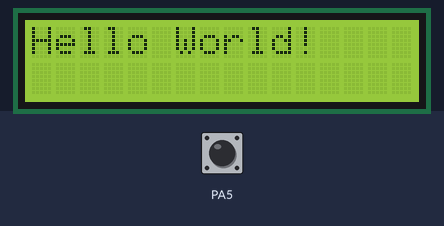
This program was run on a simulated ATmega16, built with avr-gcc and emulated at 8 MHz. Parts: 16×2 character LCD. Wiring (inferred from the names in the program): character LCD (HD44780): RS PD2; E PD3; data PD4, PD5, PD6, PD7. The test bench sets the inputs (shaded band); at power-on: PA5 HIGH.

Above: at 1.2 s.
1.3 s: PA5 pulsed LOW 5 times (0.12 s each, 0.3 s apart)
4.3 s: PA5 pulled LOW for 0.15 s
At 5.3 s:
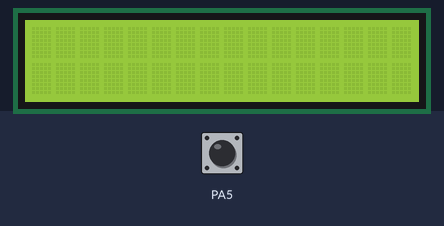
5.9 s: PA5 pulled LOW for 1 s
At 6.7 s:
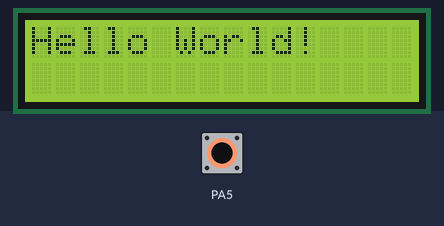
Timing chart, 0 to 8.9 s (numbered marks = the images above; inputs shaded):
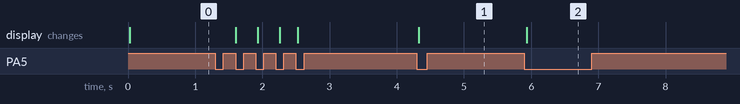

Measured:
- after the input at 4.3 s, the display: changes at once (image 1)
- after the input at 5.9 s, the display: changes at once (image 2)

The program:

main.c
```c
/*******************************************************************************
Target:  Lcd
Device:  ATmega16;
Board:   EasyAVR6;
Clock:   ext.clock 8 MHz

Ïðîãðàììà âûâîäèò íà äèñïëåé LCD16x2 ïðèâåòñòâåííîå ñîîáùåíèå "Hello World!"
Ïî íàæàòèþ êíîïêè Cancel (PA5) ýêðàí äèñïëåÿ âêëþ÷àåòñÿ è âûêëþ÷àåòñÿ
*******************************************************************************/

// Includes --------------------------------------------------------------------
#include "main.h"

// Functions -------------------------------------------------------------------
int main(void)
{
    // Èíèöèàëèçàöèÿ ïîðòîâ
    // PA5 - âõîä ñ PullUp (ê íèìó ïîäêëþ÷åíà êíîïêà)
    PORTA |= (1 << PA5);

    // Èíèöèàëèçàöèÿ è âêëþ÷åíèå òàéìåðà Ò2
    // Ðåæèì: Normal; Ïðåääåëèòåëü: 1024; TOP = 0xFF
    // Ðàçðåøåíèå ïðåðûâàíèÿ ïî ïåðåïîëíåíèþ
    // ÎÑ2(PD7) íå ïîäêëþ÷åí
    // Âðåìÿ ïåðåïîëíåíèÿ:
    // t = 1024 * 256 / 8e6 = 32.768 ìñ; f = 8e6 / 1024 / 256 = 31 Ãö
    TIMSK |= (1 << TOIE2);
    TCCR2 = (1 << CS22) | (1 << CS21) | (1 << CS20);

    // Èíèöèàëèçàöèÿ äèñïëåÿ è âûâîä ñòðîêè "Hello World!"
    LcdInit();
    LcdDispStr((uint8_t*)"Hello World!");

    // Ðàçðåøåíèå ãëîáàëüíûõ ïðåðûâàíèé
    sei();

    // Îñíîâíîé öèêë
    while (1)
    {
    }
}
// End File --------------------------------------------------------------------
```

interrupt.c
```c
// Includes --------------------------------------------------------------------
#include <avr/io.h>         // Çàãîëîâî÷íûé ôàéë äëÿ ðàáîòû ñ ÐÂÂ ÌÊ
#include <avr/interrupt.h>  // Çàãîëîâî÷íûé ôàéë äëÿ ðàáîòû ñ ïðåðûâàíèÿìè ÌÊ

#include "main.h"
#include "lcd16x2.h"  // Çàãîëîâî÷íûé ôàéë äëÿ ðàáîòû ñ äèñïëååì LCD16x2

// Handlers --------------------------------------------------------------------
/*******************************************************************************
Timer2 Overflow Handler
Èñïîëüçóåòñÿ äëÿ îáðàáîòêè íàæàòèÿ êíîïîê
*******************************************************************************/
ISR(TIMER2_OVF_vect)
{
    // Åñëè íàæàòà êíîïêà PA5, òî ïåðåêëþ÷àåì ñîñòîÿíèå äèñïëåÿ âêë/âûêë
    // (ïåðåêëþ÷àåì ôëàã lcdOn è îòïðàâëÿåì ñîîòâåòñòâóþùóþ êîìàíäó);
    // èíà÷å, ñáðàñûâàåì ôëàã íàæàòèÿ êíîïêè
    if (!(PINA & (1 << PINA5)))
    {
        if (!flag.btnOn)
        {
            flag.btnOn = 1;

            if (flag.lcdOn)
            {
                flag.lcdOn = 0;
                LcdSendCmd(1 << LCD_ON);
            }
            else
            {
                flag.lcdOn = 1;
                LcdSendCmd((1 << LCD_ON) | (1 << LCD_ON_D));
            }
        }
    }
    else
    {
        flag.btnOn = 0;
    }
}

// End File --------------------------------------------------------------------
```

main.h
```c
#ifndef __MAIN_H
#define __MAIN_H

// Includes --------------------------------------------------------------------
#include <avr/io.h>         // Çàãîëîâî÷íûé ôàéë äëÿ ðàáîòû ñ ÐÂÂ ÌÊ
#include <avr/interrupt.h>  // Çàãîëîâî÷íûé ôàéë äëÿ ðàáîòû ñ ïðåðûâàíèÿìè ÌÊ

#include "lcd16x2.h"  // Çàãîëîâî÷íûé ôàéë äëÿ ðàáîòû ñ äèñïëååì LCD16x2

// Typedef ---------------------------------------------------------------------
// Òèï ïîëüçîâàòåëüñêèõ ôëàãîâ
typedef struct
{
    uint8_t btnOn : 1;  // Ôëàã íàæàòèÿ êíîïêè
    uint8_t lcdOn : 1;  // Ôëàã âêëþ÷åíèÿ ýêðàíà äèñïëåÿ
} Flags_t;

// Variables -------------------------------------------------------------------
register Flags_t flag asm("r2");  // Ïåðåìåííàÿ ïîëüçîâàòåëüñêèõ ôëàãîâ â ÐÎÍ r2

#endif
// End File --------------------------------------------------------------------
```

lcd16x2.c
```c
// Includes --------------------------------------------------------------------
#include "lcd16x2.h"

// Macro -----------------------------------------------------------------------
#define LCD_PORT PORTD  // Ïîðò ê êîòîðîìó ïîäêëþ÷åí LCD äèñïëåé
#define LCD_DDR  DDRD   // Âûâîäû äàííûõ LCD äîëæíû áûòü ïîäêëþ÷åíû ê ñòàðøèì
#define LCD_PIN  PIND   // âûâîäàì ïîðòà ìèêðîêîíòðîëëåðà

#define LCD_DATA_MASK 0xF0  // Ìàñêà âûâîäîâ äàííûõ äèñïëåÿ

#define LCD_E  3  // Íîìåð âûâîäà E (çàïèñü äàííûõ â LCD îñóùåñòâëÿåòñÿ ïî ñïàäó)
#define LCD_RS 2  // Íîìåð âûâîäà RS (1 - äàííûå; 0 - èíñòðóêöèÿ)

#define LCD_PIN_MASK (LCD_DATA_MASK | (1 << LCD_RS) | (1 << LCD_E))

// Function prototypes ---------------------------------------------------------
static void LcdSendHfCmd(uint8_t hfcmd);
static void LcdSendByte(uint8_t byte);
static void LcdSendHfByte(uint8_t hfbyte);

// Functions -------------------------------------------------------------------
/*******************************************************************************
Ôóíêöèÿ èíèöèëèçàöèè äèñïëåÿ LCD16x2
*******************************************************************************/
void LcdInit(void)
{
    // Èíèöèàëèçàöèÿ âûâîäîâ, ïîäêëþ÷åííûõ ê äèñïëåþ êàê âûõîäîâ
    LCD_DDR |= LCD_PIN_MASK;

    // Çàäåðæêà íå ìåíåå 15 ìñ, ïîñëå ïîäà÷è ïèòàíèÿ íà äèñïëåé
    _delay_ms(15);

    // Èíèöèëèçàöèÿ äèñïëÿ è ïåðåâîä åãî íà 4-õ áèòíûé èíòåðôåéñ
    // ñîãëàñíî ïîðÿäêó ïðèâåäåííîìó â datasheet
    // Ïîêà íå ïåðåâåëè íà 4-áèòíûé èíòåðôåéñ îòïðàâëÿåì êîìàíäû ïî ïîëáàéòà

    // Îòïðàâêà ñòàðøåãî ïîëóáàéòà êîìàíäû íàñòðîéêè 8-áèòíîãî èíòåðôåéñà
    LcdSendHfCmd((1 << LCD_F) | (1 << LCD_F_DL));
    // Çàäåðæêà íå ìåíåå 4.1 ìñ
    _delay_ms(5);
    // Îòïðàâêà ñòàðøåãî ïîëóáàéòà êîìàíäû íàñòðîéêè 8-áèòíîãî èíòåðôåéñà
    LcdSendHfCmd((1 << LCD_F) | (1 << LCD_F_DL));
    // Çàäåðæêà íå ìåíåå 100 ìêñ
    _delay_us(100);
    // Îòïðàâêà ñòàðøåãî ïîëóáàéòà êîìàíäû íàñòðîéêè 8-áèòíîãî èíòåðôåéñà
    LcdSendHfCmd((1 << LCD_F) | (1 << LCD_F_DL));
    // Çàäåðæêà íå ìåíåå 50 ìêñ
    _delay_us(50);
    // Îòïðàâêà ñòàðøåãî ïîëóáàéòà êîìàíäû íàñòðîéêè 4-áèòíîãî èíòåðôåéñà
    LcdSendHfCmd(1 << LCD_F);

    // Ïåðåâîä äèñïëåÿ íà 4-áèòíûé èíòåðôåéñ çàâåðøåí. Òåïåðü ìîæíî ïîñûëàòü
    // êîìàíäû/äàííûå ïî ïîëíîìó áàéòó

    // Ïîäòâåðæäåíèå 4-áèòíîãî èíòåðôåéñà
    _delay_us(50);
    LcdSendCmd(1 << LCD_F);

    // Î÷èñòêà äèñïëåÿ, äèñïëåé î÷èùàåòñÿ íå ìåíåå 1.5 ìñ
    _delay_us(50);
    LcdSendCmd(1 << LCD_CLR);
    _delay_ms(2);

    // Âêëþ÷åíèå ýêðàíà äèñïëåÿ
    _delay_us(50);
    LcdSendCmd((1 << LCD_ON) | (1 << LCD_ON_D));
}

/******************************************************************************
Ôóíêöèÿ âûâîäà íà äèñïëåé ìàññèâà ñèìâîëîâ

Àãðóìåíòû:
pbuf:       óêàçàòåëü íà ìàññèâ
bufSize:    ðàçìåð ìàññèâà
*******************************************************************************/
void LcdDispBuf(uint8_t* pbuf, uint8_t bufSize)
{
    do
    {
        _delay_us(50);
        LcdSendChar(*pbuf++);
    } while (--bufSize);
}

/******************************************************************************
Ôóíêöèÿ âûâîäà íà äèñïëåé ñòðîêè

Àãðóìåíòû:
pstr:       óêàçàòåëü íà ñòðîêó
*******************************************************************************/
void LcdDispStr(uint8_t* pstr)
{
    do
    {
        _delay_us(50);
        LcdSendChar(*pstr);
    } while (*++pstr);
}

/******************************************************************************
Ôóíêöèÿ èçìåíåíèÿ ïîçèöèè êóðñîðà äèñïëåÿ
Âðåìÿ âûïîëíåíèÿ ñîñòàâëÿåò 50 ìêñ

Àãðóìåíòû:
newPos:     íîâàÿ ïîçèöèÿ êóðñîðà äèñïëåÿ
*******************************************************************************/
void LcdMovCursor(uint8_t newPos)
{
    uint8_t temp = (1 << LCD_DDRAM) | newPos;
    LcdSendCmd(temp);
}

/******************************************************************************
Ôóíêöèÿ âûâîäà íà äèñïëåé ñèìâîëà
Âðåìÿ âûïîëíåíèÿ ñîñòàâëÿåò 50 ìêñ

Àãðóìåíòû:
symbol:     êîä ñèìâîëà
*******************************************************************************/
void LcdSendChar(uint8_t symbol)
{
    LCD_PORT |= (1 << LCD_RS);
    LcdSendByte(symbol);
}

/******************************************************************************
Ôóíêöèÿ îòïðàâêè êîìàíäû íà äèñïëåé
Âðåìÿ âûïîëíåíèÿ êîìàíä "Î÷èñòêà äèñïëåÿ ñ óñòàíîâêîé êóðñîðà â íà÷àëî ïåðâîé
ñòðîêè" è "Óñòàíîâêà êóðñîðà â íà÷àëî ïåðâîé ñòðîêè" ñîñòàâëÿåò 1.5 ìñ;
âðåìÿ âûïîëíåíèÿ îñòàëüíûõ êîìàíä ñîñòàâëÿåò 50 ìêñ.

Àãðóìåíòû:
cmd:        êîä êîìàíäû
*******************************************************************************/
void LcdSendCmd(uint8_t cmd)
{
    LCD_PORT &= ~(1 << LCD_RS);
    LcdSendByte(cmd);
}

/******************************************************************************
Ôóíêöèÿ îòïðàâêè ïîëîâèíû êîìàíäû íà äèñïëåé (èñïîëüçóåòñÿ ïðè èíèöèàëèçàöèè)
Êîä ïîëîâèíû êîìàíäû äîëæåí íàõîäèòñÿ â ñòàðøåì ïîëóáàéòå àðãóìåíòà hfcmd

Àãðóìåíòû:
hfcmd:      êîä ïîëîâèíû êîìàíäû (ñòàðøèé ïîëóáàéò)
*******************************************************************************/
static void LcdSendHfCmd(uint8_t hfcmd)
{
    LCD_PORT &= ~(1 << LCD_RS);
    LcdSendHfByte(hfcmd);
}

/******************************************************************************
Ôóíêöèÿ îòïðàâêè áàéòà äàííûõ/êîìàíäû íà äèñïëåé

Àãðóìåíòû:
byte:       áàéò äàííûõ/êîìàíäû
*******************************************************************************/
static void LcdSendByte(uint8_t byte)
{
    // Ñíà÷àëà îòïðàâëÿåì ñòàðøèé ïîëóáàéò, çàòåì ìëàäøèé
    LcdSendHfByte(byte & 0xF0);
    LcdSendHfByte(byte << 4);
}

/******************************************************************************
Ôóíêöèÿ îòïðàâêè ïîëóáàéòà äàííûõ/êîìàíäû íà äèñïëåé
Êîä ïîëóáàéòà äîëæåí íàõîäèòñÿ â ñòàðøåì ïîëóáàéòå àðãóìåíòà hfbyte

Àãðóìåíòû:
hfbyte:     êîä ïîëóáàéòà äàííûõ/êîìàíäû (ñòàðøèé ïîëóáàéò)
*******************************************************************************/
static void LcdSendHfByte(uint8_t hfbyte)
{
    // Ïîäíèìàåì âûâîä äëÿ äàëüíåéøåé çàïèñè â äèñïëåé
    LCD_PORT |= (1 << LCD_E);

    // Çàïèñü â ïîðò äàííûõ äèñïëåÿ çíà÷åíèÿ ñòàðøåãî ïîëóáàéòà êîìàíäû/äàííûõ
    // (âûâîäû äàííûõ äèñïëåÿ ïîäêëþ÷åíû ê ñòàðøèì ðàçðÿäàì ïîðòà ÌÊ)

    uint8_t temp = LCD_PORT;
    temp &= ~LCD_DATA_MASK;
    temp |= hfbyte;
    LCD_PORT = temp;

    // Çàïèñûâàåì äàííûå/êîìàíäó â äèñïëåé
    LCD_PORT &= ~(1 << LCD_E);
}
// End File --------------------------------------------------------------------
```

lcd16x2.h
```c
#ifndef __LCD16X2_H
#define __LCD16X2_H

// Includes --------------------------------------------------------------------
#include <avr/io.h>      // Çàãîëîâî÷íûé ôàéë äëÿ ðàáîòû ñ ÐÂÂ ÌÊ
#include <util/delay.h>  // Çàãîëîâî÷íûé ôàéë äëÿ ðàáîòû ñ çàäåðæêàìè

// Macro -----------------------------------------------------------------------
// Áèòîâûå ïîëÿ äëÿ êîìàíä LCD äèñïëåÿ

// Î÷èñòêà äèñïëåÿ ñ óñòàíîâêîé êóðñîðà â íà÷àëî ïåðâîé ñòðîêè
#define LCD_CLR 0  // Ñòàðøèé áèò èíñòðóêöèè (DB0)

// Óñòàíîâêà êóðñîðà â íà÷àëî ïåðâîé ñòðîêè
#define LCD_HOME 1  // Ñòàðøèé áèò èíñòðóêöèè (DB1)

// Óñòàíîâêà íàïðàâëåíèÿ âûâîäà ñèìâîëîâ, ðàçðåøåíèå ñäâèãà ýêðàíà
#define LCD_MODE     2  // Ñòàðøèé áèò èíñòðóêöèè (DB2)
#define LCD_MODE_I_D 1  // Íàïðàâëåíèå âûâîäà ñèìâîëîâ (DB1)
                        // 0: ñïðàâà íàëåâî; 1: ñëåâà íàïðàâî
#define LCD_MODE_SH 0   // Ðàçðåøåíèå ñäâèãà ýêðàíà ïðè âûâîäå ñèìâîëîâ (DB0)

// Âêëþ÷åíèå/âûêëþ÷åíèå äèñïëåÿ è îòîáðàæåíèÿ êóðñîðà
#define LCD_ON   3  // Ñòàðøèé áèò èíñòðóêöèè (DB3)
#define LCD_ON_D 2  // Âêëþ÷åíèå äèñïëåÿ (DB2)
#define LCD_ON_C 1  // Âêëþ÷åíèå êóðñîðà (DB1)
#define LCD_ON_B 0  // Âêëþ÷åíèå ìèãàíèÿ êóðñîðà (DB0)

// Ñäâèã êóðñîðà è ýêðàíà
#define LCD_SHIFT     4  // Ñòàðøèé áèò èíñòðóêöèè (DB4)
#define LCD_SHIFT_S_C 3  // Ðàçðåøåíèå ñäâèãà ýêðàíà (DB3)
                         // 0: ñäâèã òîëüêî êóðñîðà; 1: ñäâèã êóðñîðà è ýêðàíà
#define LCD_SHIFT_R_L 2  // Íàïðàâëåíèå ñäâèãà (DB2)
                         // 0: ñäâèã âëåâî; 1: ñäâèã âïðàâî

// Íàñòðîéêà èíòåðôåéñà, êîëè÷åñòâà ñòðîê äëÿ âûâîäà, ðàçìåðà øðèôòà
#define LCD_F    5  // Ñòàðøèé áèò èíñòðóêöèè (DB5)
#define LCD_F_DL 4  // Âûáîð èíòåðôåéñà (DB4)
                    // 0: 4-áèòíûé èíòåðôåéñ; 1: 8-áèòíûé èíòåðôåéñ
#define LCD_F_N 3   // Êîëè÷åñòâî ñòðîê äëÿ âûâîäà (DB3)
                    // 0: 1 ñòðîêà; 1: 2 ñòðîêè
#define LCD_F_F 2   // Ðàçìåð øðèôòà (DB2) 0: 5õ8 ïèêñåëåé; 1: 5õ11 ïèêñåëåé

// Çàïèñü àäðåñà DDRAM ïàìÿòè â àäðåñíûé óêàçàòåëü
#define LCD_DDRAM 7  // Ñòàðøèé áèò èíñòðóêöèè (DB7)

// Function prototypes ---------------------------------------------------------
void LcdInit(void);
void LcdDispBuf(uint8_t* pbuf, uint8_t bufSize);
void LcdDispStr(uint8_t* str);
void LcdMovCursor(uint8_t newPos);
void LcdSendCmd(uint8_t cmd);
void LcdSendChar(uint8_t data);

#endif
// End File --------------------------------------------------------------------
```
